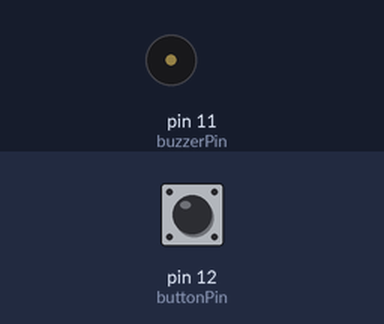
The program below on a simulated Raspberry Pi (header pin numbers). Parts: buzzer (waves = sounding, pin HIGH). The inputs (shaded band) are chosen by the test bench; at power-on: pin 12 (buttonPin) HIGH. What the program prints to the terminal is not drawn.

Above: at 1.2 s.
1.3 s: pin 12 (buttonPin) pulled LOW for 0.15 s
At 1.37 s:
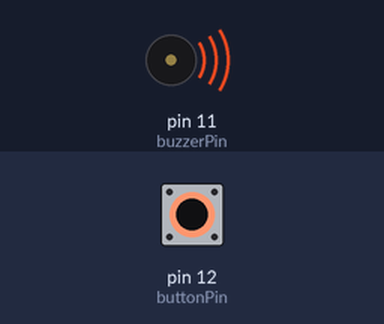
2.9 s: pin 12 (buttonPin) pulled LOW for 3.2 s
At 7.0 s:
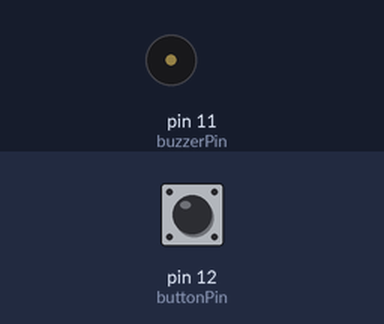
Timing chart, 0 to 8.5 s (numbered marks = the images above; inputs shaded):
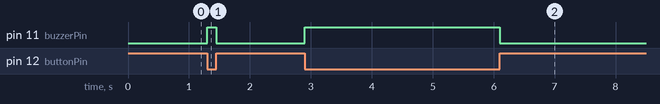

Measured:
- after the input at 1.3 s, pin 11 (buzzerPin): LOW → HIGH at once, → LOW 0.15 s later
- after the input at 2.9 s, pin 11 (buzzerPin): LOW → HIGH at once, → LOW 3.2 s later

The program:

DOOR_BELL.py
```python
import RPi.GPIO as GPIO
#import time
# make sure you connect to Negative and then (-)-----o/o-----GOIP Pin 12
# make connect either LED or Buzzer to GPIO 11 (-)-|220 Ohm|--|LED | >-- GPIO pin 11
buttonPin = 12
buzzerPin = 11

def setup():
    GPIO.setmode(GPIO.BOARD)
    GPIO.setup(buzzerPin, GPIO.OUT)
    GPIO.setup(buttonPin, GPIO.IN, pull_up_down=GPIO.PUD_UP)


def loop():
    while True:
        if GPIO.input(buttonPin)==GPIO.LOW:
            GPIO.output(buzzerPin, GPIO.HIGH)
            print("It is ON")
        else:
            GPIO.output(buzzerPin, GPIO.LOW)
            print("It is OFF")

def destroy():
    GPIO.output(buzzerPin, GPIO.LOW)
    GPIO.cleanup()

if __name__ =="__main__":
    setup()

    try:
        loop()
    except KeyboardInterrupt:
        destroy()
        
```
